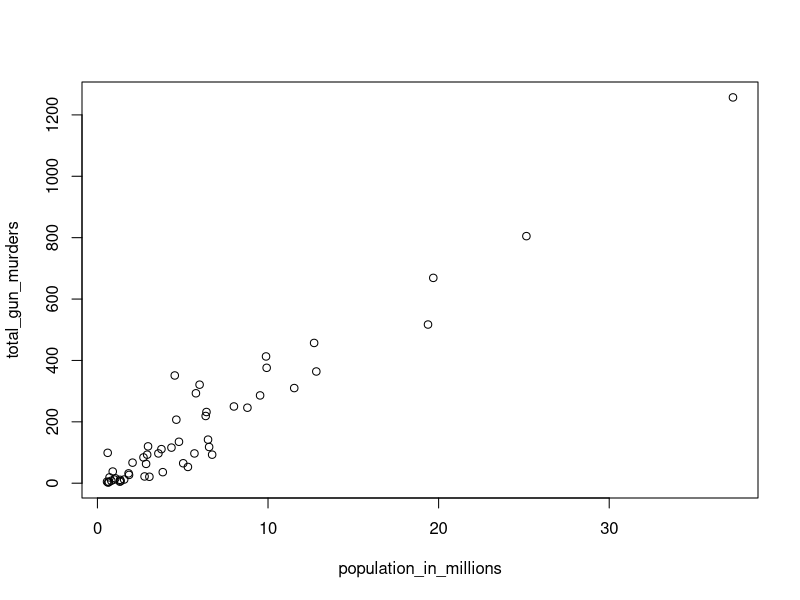
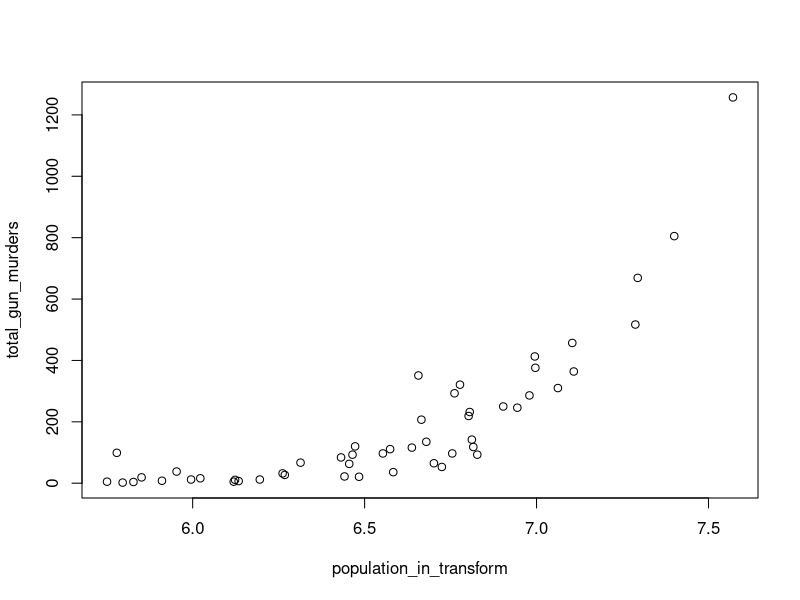
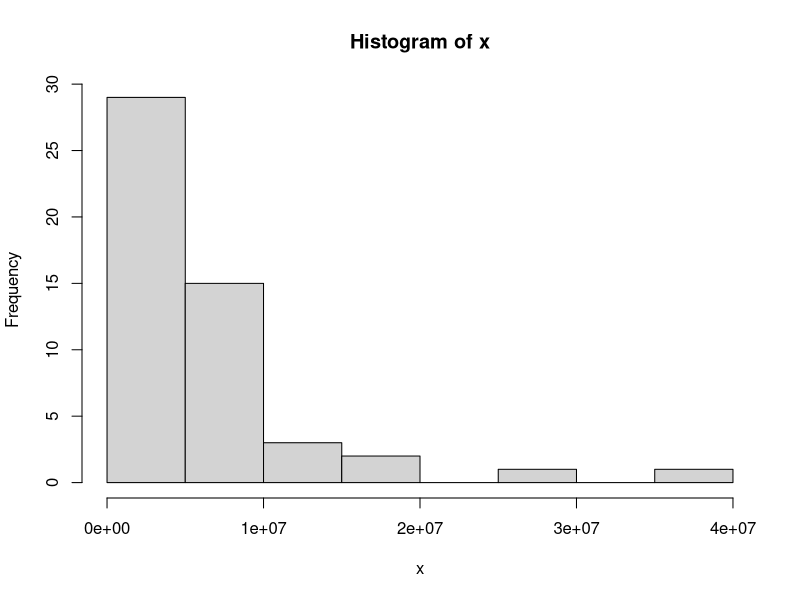
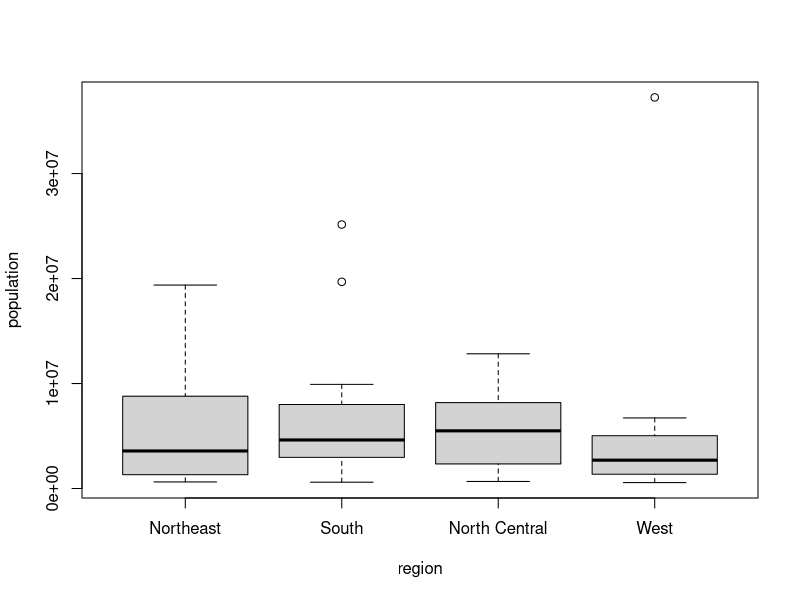

The R source for these figures, in order:
## ---- chunk 1
library(dslabs)
data(murders)
pop = murders$population
pop = sort(pop)
pop[1]
## ---- chunk 2
order(murders$population)[1]

## ---- chunk 3
which.min(murders$population)
## ---- chunk 4
murders$state[which.min(murders$population)]
## ---- chunk 5
temp <- c(35, 88, 42, 84, 81, 30)
city <- c("Beijing", "Lagos", "Paris", "Rio de Janeiro", "San Juan", "Toronto")
city_temps <- data.frame(name = city, temperature = temp)
city_temps
## ---- chunk 6
ranks = rank(murders$population)

my_df = data.frame(State=murders$state, rank=ranks)
my_df
## ---- chunk 7
idn = order(murders$population)

my_df = data.frame(State=murders$state, rank=idn)
my_df
## ---- chunk 8
population_in_millions <- murders$population/10^6
total_gun_murders <- murders$total
plot(population_in_millions, total_gun_murders)
## ---- chunk 9
population_in_transform=log10(murders$population)
total_gun_murders=murders$total
plot(population_in_transform,total_gun_murders)
## ---- chunk 10
x = with(murders, murders$population)
hist(x)

## ---- chunk 11
boxplot(population~region, data=murders)
